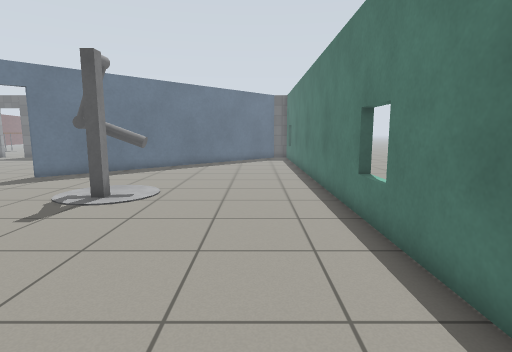
[1] (above)

16 first-person views from a walk through a world built for the Gazebo simulator. The camera is 1 m above the floor, tilts 8° down and sees 80° across. The lines on the ground mark 1 m squares. The floor is counted in squares, 0.5 m on a side. Each view is taken from the middle of a square. On the plan, view 1 faces up. The plan holds only what a view shows up to about 17 squares ahead; the rest is blank. The place goes on beyond the plan. The robots in the file are not drawn. Gazebo's built-in surfaces are drawn with simple patterns. Some stock models are drawn as simple stand-ins. Some surface patterns are stand-ins.

[2]
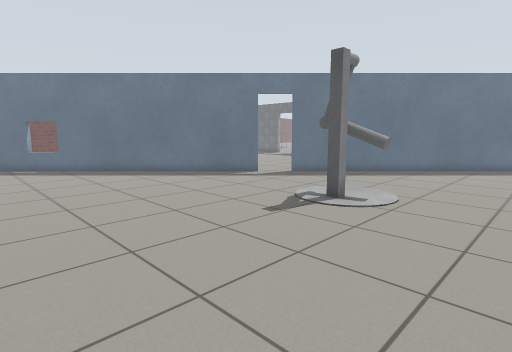

[3]
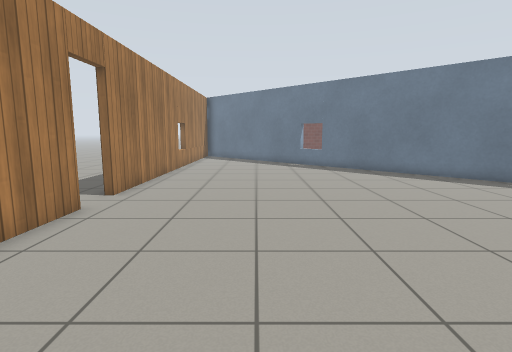

[4]
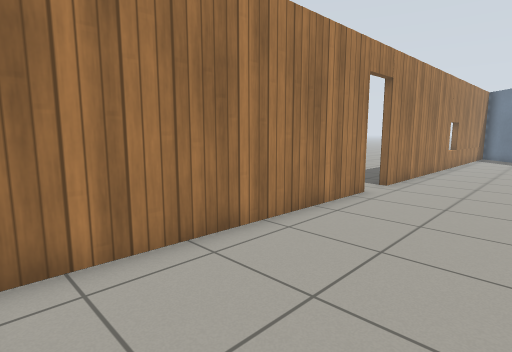

[5]
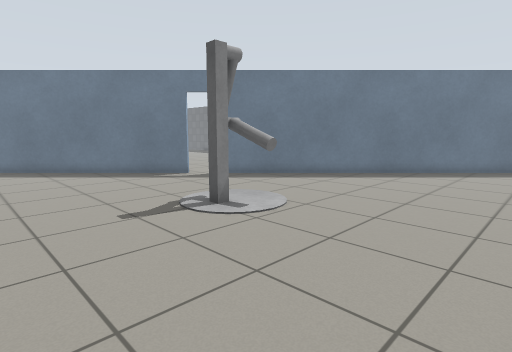

[6]
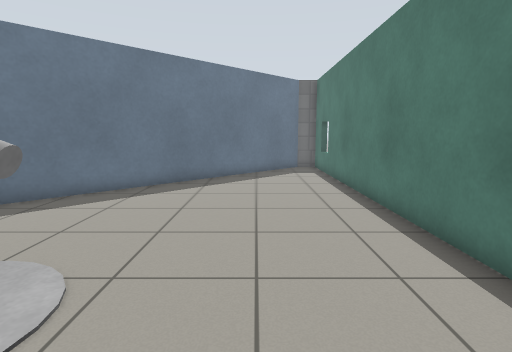

[7]
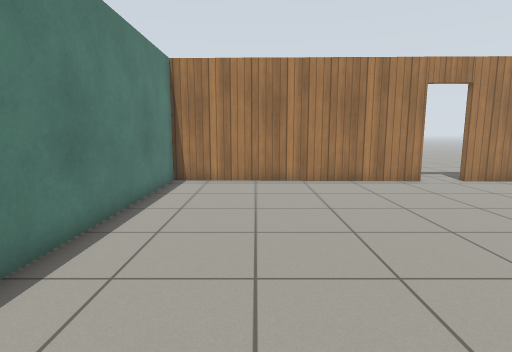

[8]
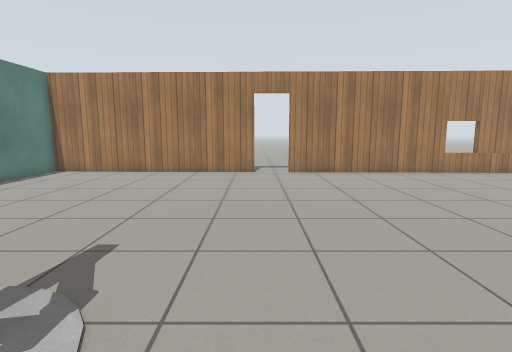

[9]
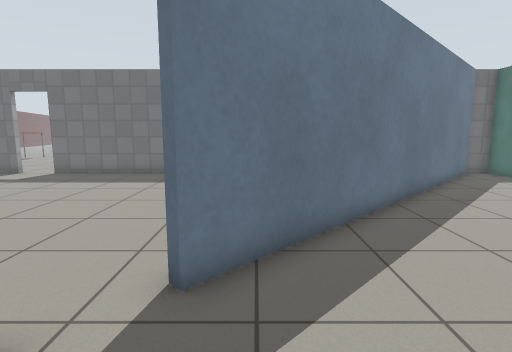

[10]
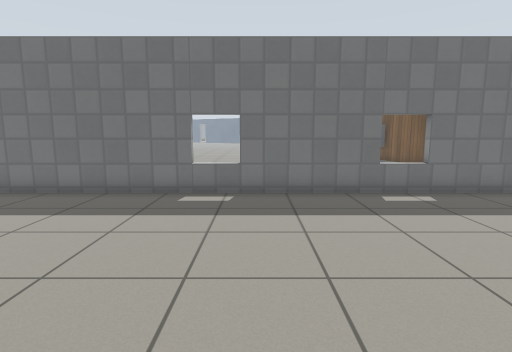

[11]
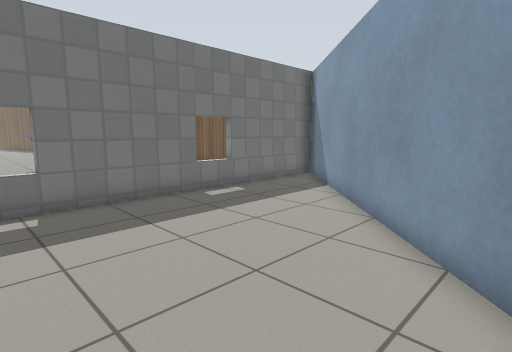

[12]
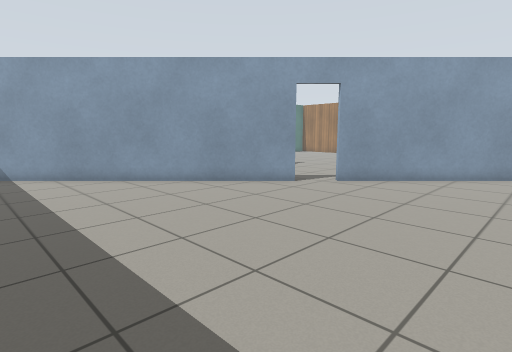

[13]
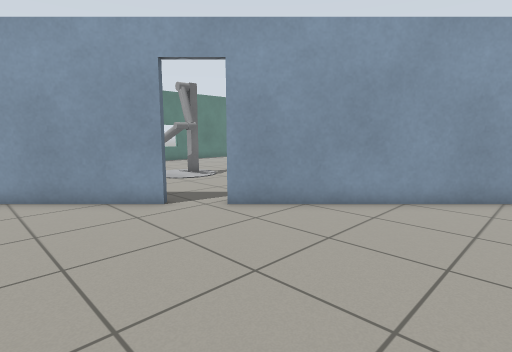

[14]
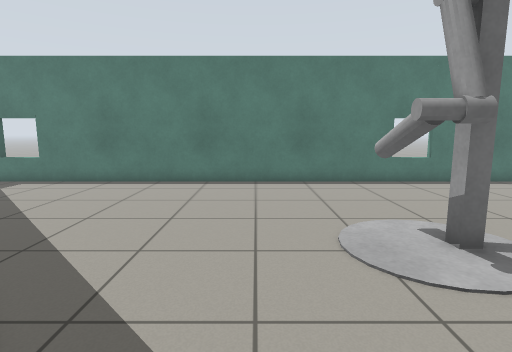

[15]
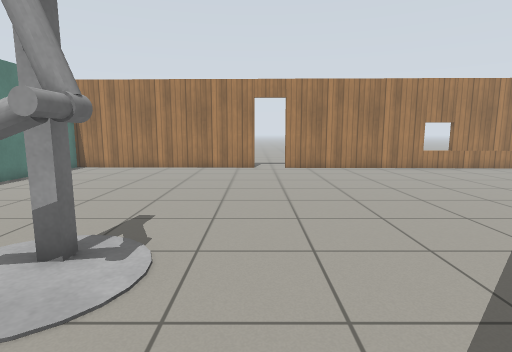

[16]
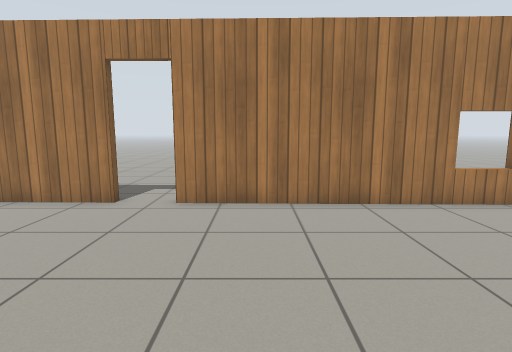

### Floor plan
Points are (right, up) in squares from view 1. A wall is a line through its corners. A room is listed if a view was taken in it or the views show most of it. See-through windows are left out.
Room 1 (views 1, 2, 3, 4, 5, 6, 7, 8, 9, 14, 15, 16)
walls: (-11.2, 12.4) (-18.5, 5.1); (-8, -3.6) (2.5, -3.9) (2.5, 25.1) (1.5, 25.1) (-10, 13.6); (-18.6, -3.4) (-9.6, -3.6)
ways out: open door at (-11, 13) to room 2; open door at (-8.5, -4)
objects: other object (-6, 9) to (-4, 11)
Room 2 (views 10, 11, 12, 13)
walls: (-10.3, 13.8) (1, 25.1) (-18.5, 25.1); (-17.1, 6.9) (-11.4, 12.6)
ways out: open door at (-11, 13) to room 1

Positions as (right, up) in squares from view 1, and headings:
1: (0, 0), facing up
2: (0, 1), facing up-left
3: (0, 1), facing left
4: (2, 1), facing down-left
5: (2, 4), facing up-left
6: (-1, 7), facing up
7: (-1, 9), facing down
8: (-8, 12), facing down
9: (-9, 10), facing up
10: (-10, 15), facing up
11: (-12, 16), facing up-right
12: (-18, 24), facing down-right
13: (-18, 18), facing down-right
14: (-10, 13), facing right
15: (-8, 14), facing down
16: (-12, 5), facing down
